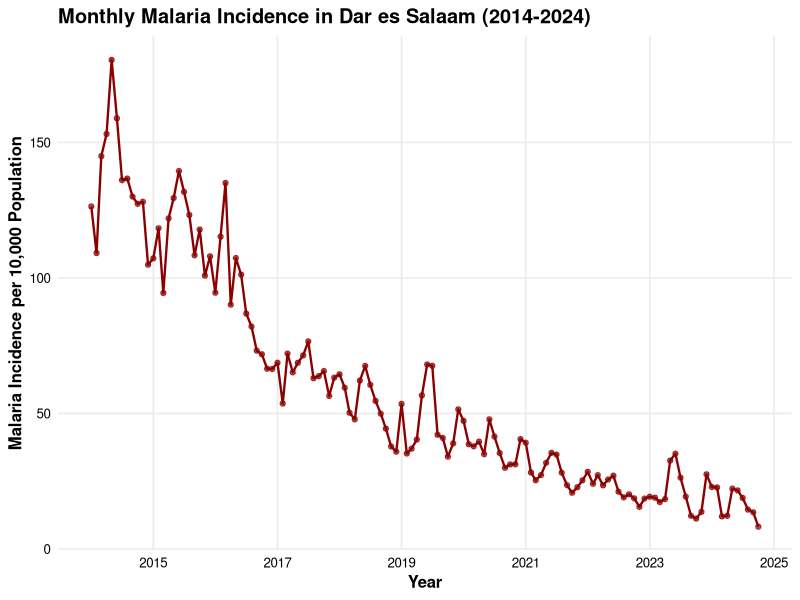
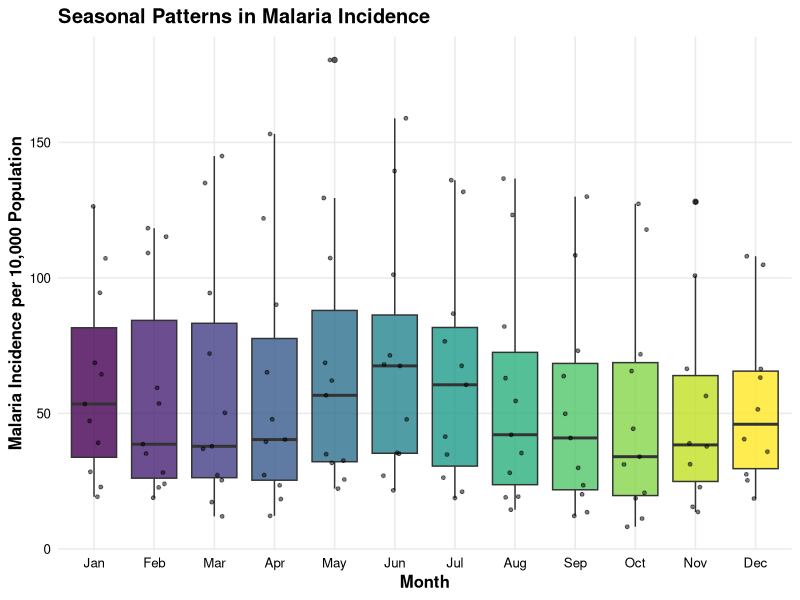
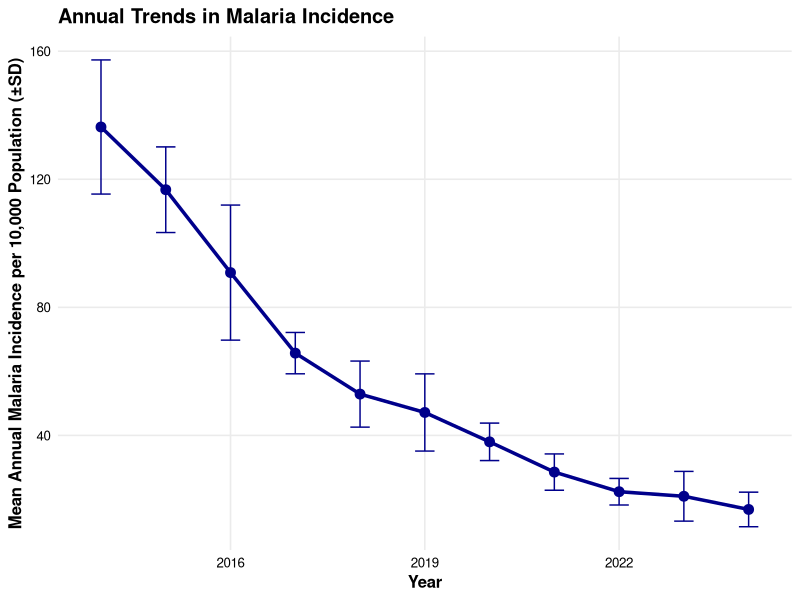
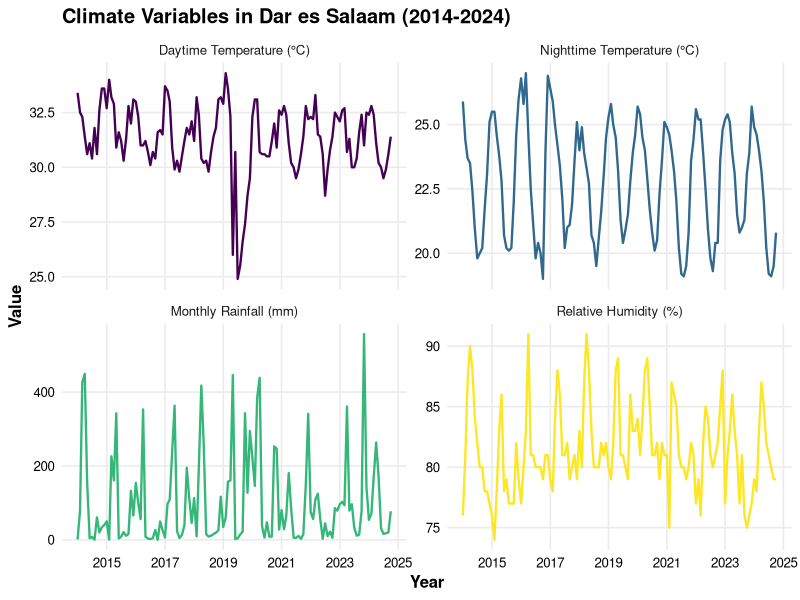
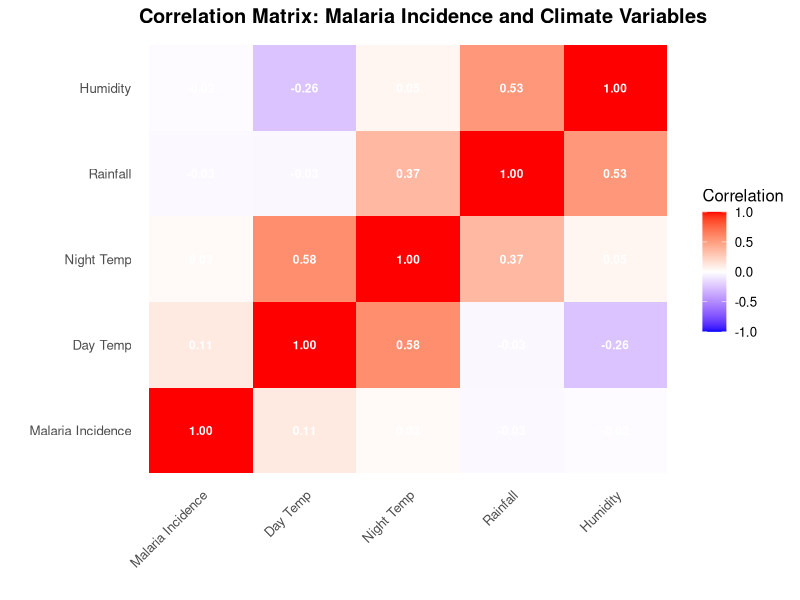
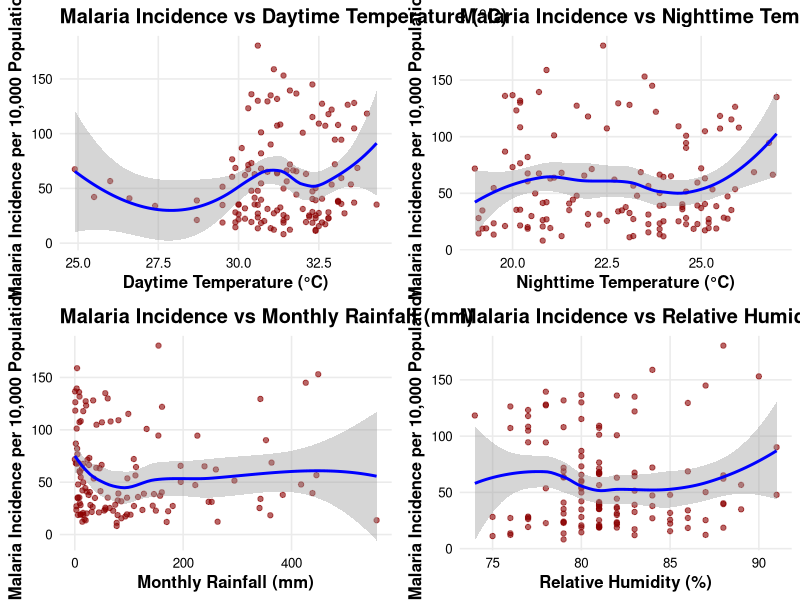
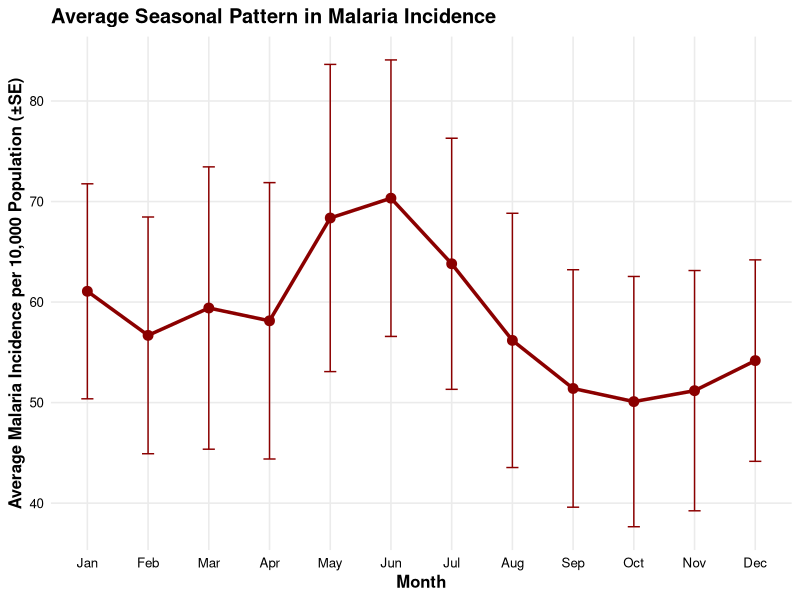
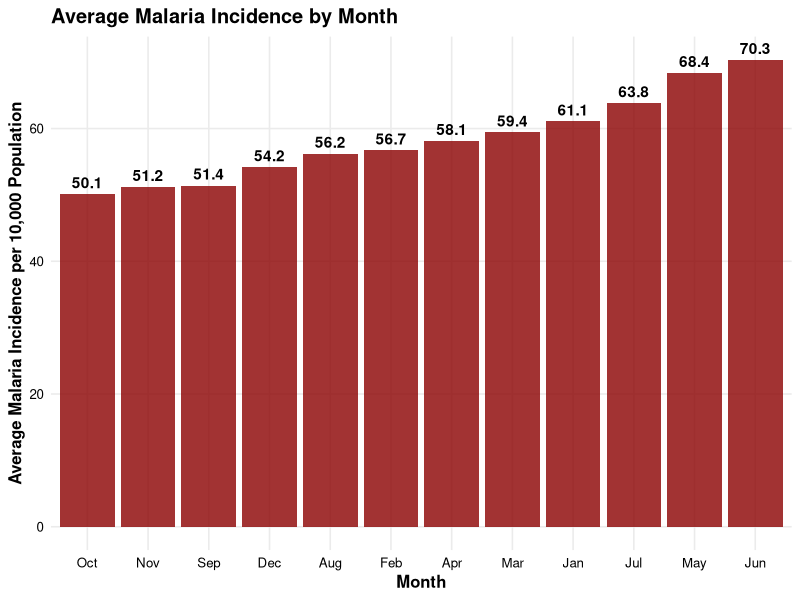

The R source for these figures, in order:
## Preliminary Analysis: Malaria Incidence and Climate Variables
## Dar es Salaam, Tanzania (2014-2024)

## Install & load packages
install_if_missing <- function(pkgs) {
  to_install <- pkgs[!pkgs %in% rownames(installed.packages())]
  if (length(to_install)) install.packages(to_install, dependencies = TRUE)
}
pkgs <- c("dplyr", "ggplot2", "tidyr", "lubridate", "cowplot", "viridis", "ggthemes", "tibble")
install_if_missing(pkgs)
invisible(lapply(pkgs, library, character.only = TRUE))

## Setup
set.seed(42)
setwd(".")
plots_dir <- file.path(getwd(), "Preliminary_Plots")
if (!dir.exists(plots_dir)) dir.create(plots_dir)

# Define a function to categorize months into seasons
assign_season <- function(month) {
  if (month %in% c("Jan", "Feb")) {
    return("JF")
  } else if (month %in% c("Mar", "Apr", "May")) {
    return("MAM")
  } else if (month %in% c("Jun", "Jul", "Aug")) {
    return("JJA")
  } else if (month %in% c("Sep")) {
    return("S")
  } else if (month %in% c("Oct", "Nov", "Dec")) {
    return("OND")
  } else {
    return(NA)
  }
}

## Load data
dat <- read.csv("Data.csv", stringsAsFactors = FALSE) %>%
  mutate(
    yearmon = as.Date(paste0(yearmon, "-01")),
    year = year(yearmon),
    month = month(yearmon, label = TRUE, abbr = TRUE),
    season = sapply(month, assign_season)
  ) %>%
  arrange(yearmon)

# Publication theme
pub_theme <- theme_minimal(base_size = 12) +
  theme(
    plot.title = element_text(face = "bold", hjust = 0),
    axis.title = element_text(face = "bold"),
    axis.text = element_text(color = "black"),
    panel.grid.minor = element_blank(),
    legend.position = "bottom"
  )

## 1. Time series of malaria incidence
p1 <- ggplot(dat, aes(x = yearmon, y = Malaria_incidence_per_10000)) +
  geom_line(color = "darkred", linewidth = 0.8) +
  geom_point(color = "darkred", size = 1.5, alpha = 0.7) +
  labs(
    title = "Monthly Malaria Incidence in Dar es Salaam (2014-2024)",
    x = "Year",
    y = "Malaria Incidence per 10,000 Population"
  ) +
  scale_x_date(date_breaks = "2 years", date_labels = "%Y") +
  pub_theme

ggsave(file.path(plots_dir, "01_malaria_timeseries.png"), 
       p1, width = 10, height = 6, dpi = 300)

## 2. Seasonal patterns - Box plot by month
p2 <- ggplot(dat, aes(x = month, y = Malaria_incidence_per_10000, fill = month)) +
  geom_boxplot(alpha = 0.8) +
  geom_jitter(width = 0.2, alpha = 0.5, size = 1) +
  labs(
    title = "Seasonal Patterns in Malaria Incidence",
    x = "Month",
    y = "Malaria Incidence per 10,000 Population",
    fill = "Month"
  ) +
  scale_fill_viridis_d() +
  pub_theme +
  theme(legend.position = "none")

ggsave(file.path(plots_dir, "02_seasonal_patterns.png"), 
       p2, width = 10, height = 6, dpi = 300)

## 3. Annual trends - Mean by year
annual_summary <- dat %>%
  group_by(year) %>%
  summarise(
    mean_incidence = mean(Malaria_incidence_per_10000, na.rm = TRUE),
    sd_incidence = sd(Malaria_incidence_per_10000, na.rm = TRUE),
    n_months = n()
  )

p3 <- ggplot(annual_summary, aes(x = year, y = mean_incidence)) +
  geom_line(color = "darkblue", linewidth = 1.2) +
  geom_point(color = "darkblue", size = 3) +
  geom_errorbar(aes(ymin = mean_incidence - sd_incidence, 
                    ymax = mean_incidence + sd_incidence), 
                width = 0.3, color = "darkblue") +
  labs(
    title = "Annual Trends in Malaria Incidence",
    x = "Year",
    y = "Mean Annual Malaria Incidence per 10,000 Population (±SD)"
  ) +
  pub_theme

ggsave(file.path(plots_dir, "03_annual_trends.png"), 
       p3, width = 10, height = 6, dpi = 300)

## 4. Climate variables time series
climate_long <- dat %>%
  select(yearmon, daytime_temperature, nighttime_temperature, 
         monthly_rainfall, Relative_humidity) %>%
  pivot_longer(cols = -yearmon, names_to = "variable", values_to = "value") %>%
  mutate(
    variable = factor(variable, 
                     levels = c("daytime_temperature", "nighttime_temperature", 
                               "monthly_rainfall", "Relative_humidity"),
                     labels = c("Daytime Temperature (°C)", "Nighttime Temperature (°C)",
                               "Monthly Rainfall (mm)", "Relative Humidity (%)"))
  )

p4 <- ggplot(climate_long, aes(x = yearmon, y = value, color = variable)) +
  geom_line(linewidth = 0.8) +
  facet_wrap(~variable, scales = "free_y", ncol = 2) +
  labs(
    title = "Climate Variables in Dar es Salaam (2014-2024)",
    x = "Year",
    y = "Value"
  ) +
  scale_x_date(date_breaks = "2 years", date_labels = "%Y") +
  scale_color_viridis_d() +
  pub_theme +
  theme(legend.position = "none")

ggsave(file.path(plots_dir, "04_climate_timeseries.png"), 
       p4, width = 12, height = 8, dpi = 300)

## 5. Correlation heatmap
correlation_matrix <- dat %>%
  select(Malaria_incidence_per_10000, daytime_temperature, nighttime_temperature,
         monthly_rainfall, Relative_humidity) %>%
  cor(use = "complete.obs")

correlation_data <- correlation_matrix %>%
  as.data.frame() %>%
  tibble::rownames_to_column("var1") %>%
  pivot_longer(cols = -var1, names_to = "var2", values_to = "correlation") %>%
  mutate(
    var1 = factor(var1, 
                 levels = c("Malaria_incidence_per_10000", "daytime_temperature", 
                           "nighttime_temperature", "monthly_rainfall", "Relative_humidity"),
                 labels = c("Malaria Incidence", "Day Temp", "Night Temp", 
                           "Rainfall", "Humidity")),
    var2 = factor(var2,
                 levels = c("Malaria_incidence_per_10000", "daytime_temperature", 
                           "nighttime_temperature", "monthly_rainfall", "Relative_humidity"),
                 labels = c("Malaria Incidence", "Day Temp", "Night Temp", 
                           "Rainfall", "Humidity"))
  )

p5 <- ggplot(correlation_data, aes(x = var1, y = var2, fill = correlation)) +
  geom_tile() +
  geom_text(aes(label = sprintf("%.2f", correlation)), 
            color = "white", fontface = "bold", size = 3) +
  scale_fill_gradient2(low = "blue", mid = "white", high = "red", 
                       midpoint = 0, limits = c(-1, 1)) +
  labs(
    title = "Correlation Matrix: Malaria Incidence and Climate Variables",
    x = "",
    y = "",
    fill = "Correlation"
  ) +
  theme_minimal(base_size = 12) +
  theme(
    plot.title = element_text(face = "bold", hjust = 0),
    axis.text.x = element_text(angle = 45, hjust = 1),
    panel.grid = element_blank()
  )

ggsave(file.path(plots_dir, "05_correlation_heatmap.png"), 
       p5, width = 8, height = 6, dpi = 300)

## 6. Scatter plots with trend lines
scatter_vars <- c("daytime_temperature", "nighttime_temperature", 
                  "monthly_rainfall", "Relative_humidity")
scatter_labels <- c("Daytime Temperature (°C)", "Nighttime Temperature (°C)",
                   "Monthly Rainfall (mm)", "Relative Humidity (%)")

scatter_plots <- list()
for(i in 1:length(scatter_vars)) {
  scatter_plots[[i]] <- ggplot(dat, aes_string(x = scatter_vars[i], 
                                               y = "Malaria_incidence_per_10000")) +
    geom_point(alpha = 0.6, color = "darkred") +
    geom_smooth(method = "loess", color = "blue", se = TRUE) +
    labs(
      title = paste("Malaria Incidence vs", scatter_labels[i]),
      x = scatter_labels[i],
      y = "Malaria Incidence per 10,000 Population"
    ) +
    pub_theme
}

# Combine scatter plots
p6 <- plot_grid(plotlist = scatter_plots, ncol = 2)
ggsave(file.path(plots_dir, "06_scatter_plots.png"), 
       p6, width = 12, height = 10, dpi = 300)

## 7. Seasonal decomposition visualization
# Create monthly averages for seasonal pattern
monthly_avg <- dat %>%
  group_by(month) %>%
  summarise(
    mean_incidence = mean(Malaria_incidence_per_10000, na.rm = TRUE),
    se_incidence = sd(Malaria_incidence_per_10000, na.rm = TRUE) / sqrt(n())
  )

p7 <- ggplot(monthly_avg, aes(x = month, y = mean_incidence)) +
  geom_line(group = 1, color = "darkred", linewidth = 1.2) +
  geom_point(color = "darkred", size = 3) +
  geom_errorbar(aes(ymin = mean_incidence - se_incidence, 
                    ymax = mean_incidence + se_incidence), 
                width = 0.2, color = "darkred") +
  labs(
    title = "Average Seasonal Pattern in Malaria Incidence",
    x = "Month",
    y = "Average Malaria Incidence per 10,000 Population (±SE)"
  ) +
  pub_theme

ggsave(file.path(plots_dir, "07_seasonal_decomposition.png"), 
       p7, width = 10, height = 6, dpi = 300)

## 8. Summary statistics table
summary_stats <- dat %>%
  summarise(
    n_observations = n(),
    mean_incidence = mean(Malaria_incidence_per_10000, na.rm = TRUE),
    sd_incidence = sd(Malaria_incidence_per_10000, na.rm = TRUE),
    min_incidence = min(Malaria_incidence_per_10000, na.rm = TRUE),
    max_incidence = max(Malaria_incidence_per_10000, na.rm = TRUE),
    mean_day_temp = mean(daytime_temperature, na.rm = TRUE),
    mean_night_temp = mean(nighttime_temperature, na.rm = TRUE),
    mean_rainfall = mean(monthly_rainfall, na.rm = TRUE),
    mean_humidity = mean(Relative_humidity, na.rm = TRUE)
  )

# Save summary statistics
write.csv(summary_stats, file.path(plots_dir, "summary_statistics.csv"), row.names = FALSE)

## 9. Peak months identification
peak_months <- dat %>%
  group_by(month) %>%
  summarise(
    mean_incidence = mean(Malaria_incidence_per_10000, na.rm = TRUE),
    max_incidence = max(Malaria_incidence_per_10000, na.rm = TRUE)
  ) %>%
  arrange(desc(mean_incidence))

p9 <- ggplot(peak_months, aes(x = reorder(month, mean_incidence), y = mean_incidence)) +
  geom_col(fill = "darkred", alpha = 0.8) +
  geom_text(aes(label = sprintf("%.1f", mean_incidence)), 
            vjust = -0.5, fontface = "bold") +
  labs(
    title = "Average Malaria Incidence by Month",
    x = "Month",
    y = "Average Malaria Incidence per 10,000 Population"
  ) +
  pub_theme

ggsave(file.path(plots_dir, "09_peak_months.png"), 
       p9, width = 10, height = 6, dpi = 300)

## 10. Climate-malaria relationship by season
seasonal_climate <- dat %>%
  group_by(season) %>%
  summarise(
    mean_incidence = mean(Malaria_incidence_per_10000, na.rm = TRUE),
    mean_day_temp = mean(daytime_temperature, na.rm = TRUE),
    mean_night_temp = mean(nighttime_temperature, na.rm = TRUE),
    mean_rainfall = mean(monthly_rainfall, na.rm = TRUE),
    mean_humidity = mean(Relative_humidity, na.rm = TRUE)
  )

p10 <- ggplot(seasonal_climate, aes(x = season, y = mean_incidence, fill = season)) +
  geom_col(alpha = 0.8) +
  geom_text(aes(label = sprintf("%.1f", mean_incidence)), 
            vjust = -0.5, fontface = "bold") +
  labs(
    title = "Average Malaria Incidence by Season",
    x = "Season",
    y = "Average Malaria Incidence per 10,000 Population",
    fill = "Season"
  ) +
  scale_fill_discrete(labels = c("JF" = "Short Dry", "MAM" = "Long Rainy", 
                                "JJA" = "Long Dry", "S" = "Transition", 
                                "OND" = "Short Rainy")) +
  pub_theme +
  theme(legend.position = "bottom")

ggsave(file.path(plots_dir, "10_seasonal_analysis.png"), 
       p10, width = 10, height = 6, dpi = 300)

cat("\n=== Preliminary Analysis Complete ===\n")
cat("Generated plots saved to:", plots_dir, "\n")
cat("Files created:\n")
cat("01_malaria_timeseries.png - Overall time series\n")
cat("02_seasonal_patterns.png - Monthly box plots\n")
cat("03_annual_trends.png - Yearly trends\n")
cat("04_climate_timeseries.png - Climate variables\n")
cat("05_correlation_heatmap.png - Correlation matrix\n")
cat("06_scatter_plots.png - Scatter plots with trends\n")
cat("07_seasonal_decomposition.png - Seasonal pattern\n")
cat("08_summary_statistics.csv - Summary statistics\n")
cat("09_peak_months.png - Peak months identification\n")
cat("10_seasonal_analysis.png - Seasonal analysis\n")
